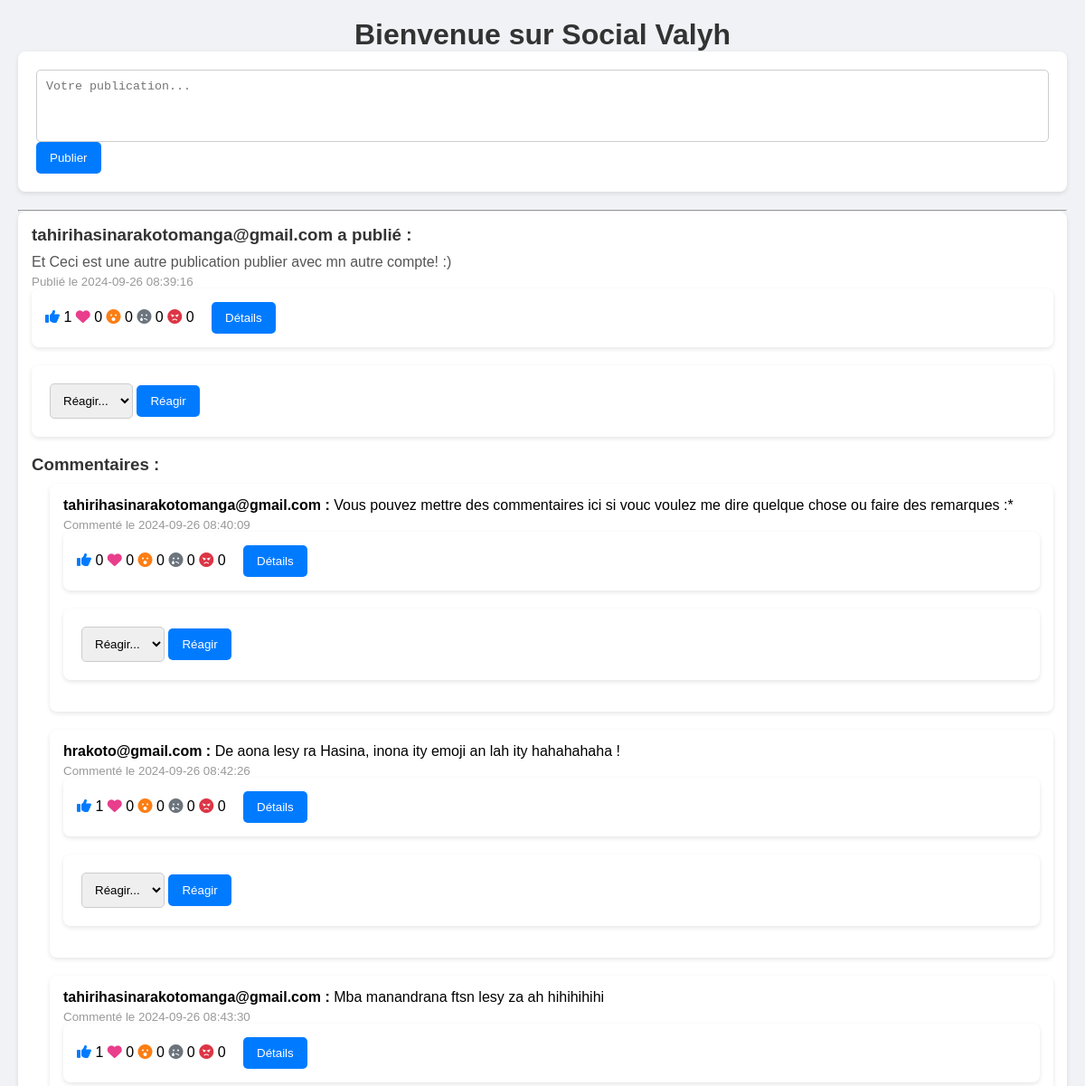
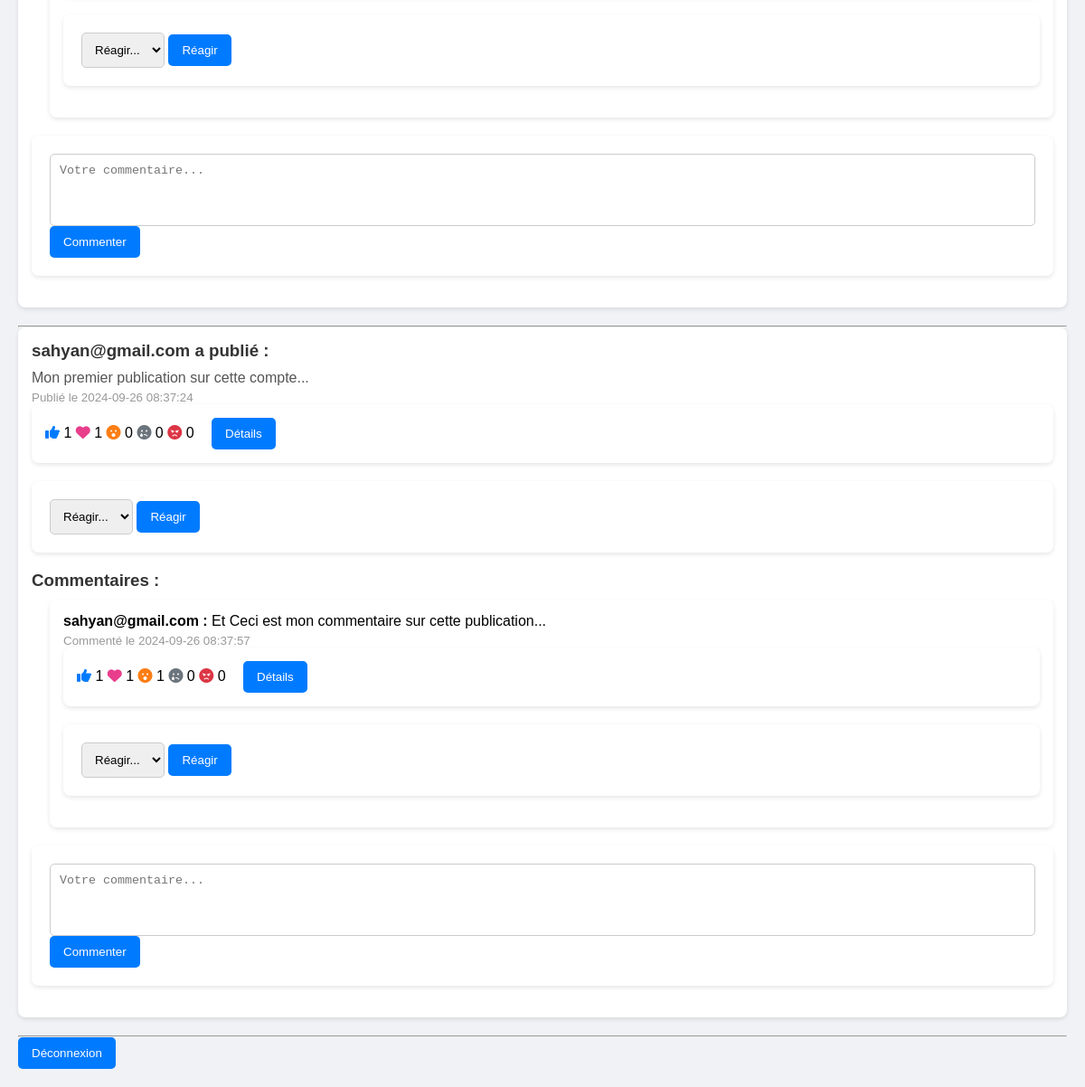
The page /home.php (signed in) on the database its author committed (2 pictures, top to bottom).
### tables this page shows
CREATE TABLE `posts` (
  `id` int NOT NULL AUTO_INCREMENT,
  `user_id` int DEFAULT NULL,
  `content` text NOT NULL,
  `created_at` timestamp NULL DEFAULT CURRENT_TIMESTAMP,
  PRIMARY KEY (`id`),
  KEY `user_id` (`user_id`),
  CONSTRAINT `posts_ibfk_1` FOREIGN KEY (`user_id`) REFERENCES `users` (`id`)
);

CREATE TABLE `users` (
  `id` int NOT NULL AUTO_INCREMENT,
  `email` varchar(255) NOT NULL,
  `password` varchar(255) NOT NULL,
  `created_at` timestamp NULL DEFAULT CURRENT_TIMESTAMP,
  PRIMARY KEY (`id`),
  UNIQUE KEY `email` (`email`)
);

CREATE TABLE `comments` (
  `id` int NOT NULL AUTO_INCREMENT,
  `post_id` int DEFAULT NULL,
  `user_id` int DEFAULT NULL,
  `content` text NOT NULL,
  `created_at` timestamp NULL DEFAULT CURRENT_TIMESTAMP,
  PRIMARY KEY (`id`),
  KEY `post_id` (`post_id`),
  KEY `user_id` (`user_id`),
  CONSTRAINT `comments_ibfk_1` FOREIGN KEY (`post_id`) REFERENCES `posts` (`id`),
  CONSTRAINT `comments_ibfk_2` FOREIGN KEY (`user_id`) REFERENCES `users` (`id`)
);

### home.php (the view, shortened to what this page needs)
<?php
include("db.php");
$posts = $pdo->query('SELECT posts.*, users.email FROM posts JOIN users ON posts.user_id = users.id ORDER BY posts.created_at DESC')->fetchAll();
?>
<link rel="stylesheet" href="style.css">
<link rel="stylesheet" href="https://cdnjs.cloudflare.com/ajax/libs/font-awesome/6.0.0-beta3/css/all.min.css">
<h1>Bienvenue sur Social Valyh</h1>
<form method="POST">
    <textarea name="content" placeholder="Votre publication..." required></textarea>
    <button type="submit">Publier</button>
</form>
<hr>
<?php foreach ($posts as $post): ?>
    <div>
        <h3><?= htmlspecialchars($post['email']) ?> a publié :</h3>
        <p><?= nl2br(htmlspecialchars($post['content'])) ?></p>
        <small>Publié le <?= htmlspecialchars($post['created_at']) ?></small>
        <div>
            <?php
            $reactions = $pdo->prepare('SELECT type, user_id, created_at FROM reactions WHERE post_id = ?');
            $reactions->execute([$post['id']]);
            $reactionDetails = $reactions->fetchAll(PDO::FETCH_ASSOC);
            $reactionCounts = [];
            foreach ($reactionDetails as $reaction) {
                $reactionCounts[$reaction['type']] = ($reactionCounts[$reaction['type']] ?? 0) + 1;
            }
            ?>
            <span>
                <i class="fas fa-thumbs-up reaction-like" title="Like"></i> <?= $reactionCounts['like'] ?? 0 ?>
                <i class="fas fa-heart reaction-love" title="Love"></i> <?= $reactionCounts['love'] ?? 0 ?>
                <i class="fas fa-surprise reaction-wow" title="Wow"></i> <?= $reactionCounts['wow'] ?? 0 ?>
                <i class="fas fa-sad-tear reaction-sad" title="Sad"></i> <?= $reactionCounts['sad'] ?? 0 ?>
                <i class="fas fa-angry reaction-angry" title="Angry"></i> <?= $reactionCounts['angry'] ?? 0 ?>
            </span>
            <button onclick="toggleDetails(<?= $post['id'] ?>)">Détails</button>
        </div>
        <form method="POST">
            <select name="reaction" required>
                <option value="" disabled selected>Réagir...</option>
            </select>
            <button type="submit">Réagir</button>
        </form>
        <h3>Commentaires :</h3>
        <?php
        $comments = $pdo->prepare('SELECT comments.*, users.email FROM comments JOIN users ON comments.user_id = users.id WHERE post_id = ?');
        $comments->execute([$post['id']]);
        foreach ($comments as $comment): ?>
            <div style="margin-left: 20px;">
                <strong><?= htmlspecialchars($comment['email']) ?> :</strong> <?= nl2br(htmlspecialchars($comment['content'])) ?>
                <small>Commenté le <?= htmlspecialchars($comment['created_at']) ?></small>
                <div>
                    <?php
                    $commentReactions = $pdo->prepare('SELECT type, user_id, created_at FROM reactions WHERE comment_id = ?');
                    $commentReactions->execute([$comment['id']]);
                    $reactionDetails = $commentReactions->fetchAll(PDO::FETCH_ASSOC);
                    $reactionCounts = [];
                    foreach ($reactionDetails as $reaction) {
                        $reactionCounts[$reaction['type']] = ($reactionCounts[$reaction['type']] ?? 0) + 1;
                    }
                    ?>
                    <span>
                        <i class="fas fa-thumbs-up reaction-like" title="Like"></i> <?= $reactionCounts['like'] ?? 0 ?>
                        <i class="fas fa-heart reaction-love" title="Love"></i> <?= $reactionCounts['love'] ?? 0 ?>
                        <i class="fas fa-surprise reaction-wow" title="Wow"></i> <?= $reactionCounts['wow'] ?? 0 ?>
                        <i class="fas fa-sad-tear reaction-sad" title="Sad"></i> <?= $reactionCounts['sad'] ?? 0 ?>
                        <i class="fas fa-angry reaction-angry" title="Angry"></i> <?= $reactionCounts['angry'] ?? 0 ?>
                    </span>
                    <button onclick="toggleDetails(<?= $comment['id'] ?>, 'comment')">Détails</button>
                </div>
                <form method="POST">
                    <select name="reaction" required>
                        <option value="" disabled selected>Réagir...</option>
                    </select>
                    <button type="submit">Réagir</button>
                </form>
            </div>
        <?php endforeach; ?>
        <form method="POST">
            <textarea name="comment_content" placeholder="Votre commentaire..." required></textarea>
            <button type="submit">Commenter</button>
        </form>
    </div>
    <hr>
<?php endforeach; ?>
<button><a href="logout.php">Déconnexion</a></button>

### style.css (style rules this page uses)
* { margin: 0; padding: 0; box-sizing: border-box; }
h1 { text-align: center; color: #333; }
form { background: white; padding: 20px; border-radius: 8px; box-shadow: 0 2px 5px rgba(0, 0, 0, 0.1); margin-bottom: 20px; }
textarea { width: 100%; height: 80px; border-radius: 5px; border: 1px solid #ccc; padding: 10px; resize: none; }
button { background-color: #007bff; color: white; border: none; border-radius: 5px; padding: 10px 15px; cursor: pointer; transition: background 0.3s; }
div { background: white; padding: 15px; border-radius: 8px; box-shadow: 0 2px 5px rgba(0, 0, 0, 0.1); margin-bottom: 20px; }
h3 { margin: 0 0 10px; color: #333; }
p { margin: 5px 0; color: #555;/ }
small { display: block; color: #999; margin-top: 5px; }
span { display: inline-block; margin-right: 15px; }
.reaction-like { color: #007bff; }
.reaction-love { color: #e83e8c; }
.reaction-wow { color: #fd7e14; / }
.reaction-sad { color: #6c757d; }
.reaction-angry { color: #dc3545; }
select { border-radius: 5px; border: 1px solid #ccc; padding: 10px; }
button a { color: white; text-decoration: none; }

### rows shown on the page
posts: user.email "tahirihasinarakotomanga@gmail.com", content "Et Ceci est une autre publication publier avec mn autre compte! :)", created_at "2024-09-26 08:39:16", like "1", love "0", wow "0", sad "0", angry "0"
comments: user.email "tahirihasinarakotomanga@gmail.com", content "Vous pouvez mettre des commentaires ici si vouc voulez me dire quelque chose ou faire des remarques :*", created_at "2024-09-26 08:40:09", like "0", love "0", wow "0", sad "0", angry "0"
comments: user.email "hrakoto@gmail.com", content "De aona lesy ra Hasina, inona ity emoji an lah ity hahahahaha !", created_at "2024-09-26 08:42:26", like "1", love "0", wow "0", sad "0", angry "0"
comments: user.email "tahirihasinarakotomanga@gmail.com", content "Mba manandrana ftsn lesy za ah hihihihihi", created_at "2024-09-26 08:43:30", like "1", love "0", wow "0", sad "0", angry "0"
posts: user.email "sahyan@gmail.com", content "Mon premier publication sur cette compte...", created_at "2024-09-26 08:37:24", like "1", love "1", wow "0", sad "0", angry "0"
comments: user.email "sahyan@gmail.com", content "Et Ceci est mon commentaire sur cette publication...", created_at "2024-09-26 08:37:57", like "1", love "1", wow "1", sad "0", angry "0"
